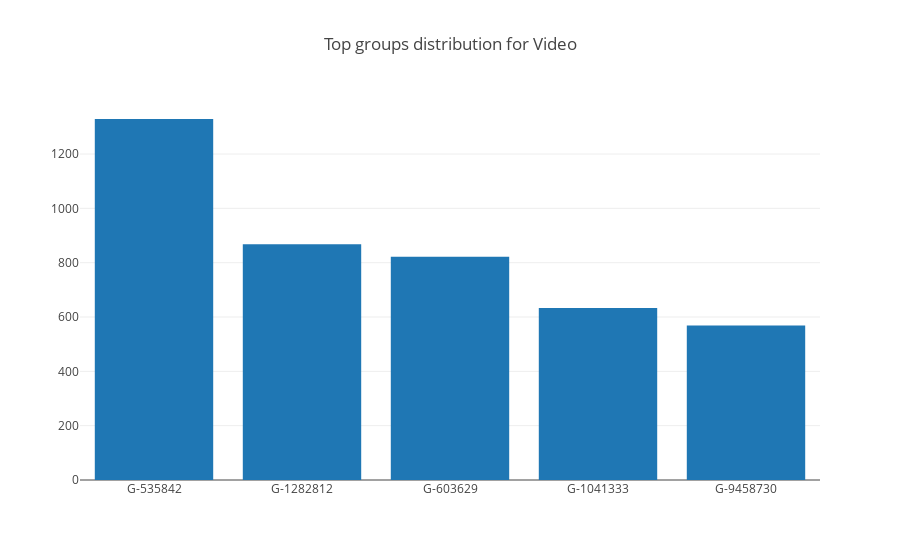
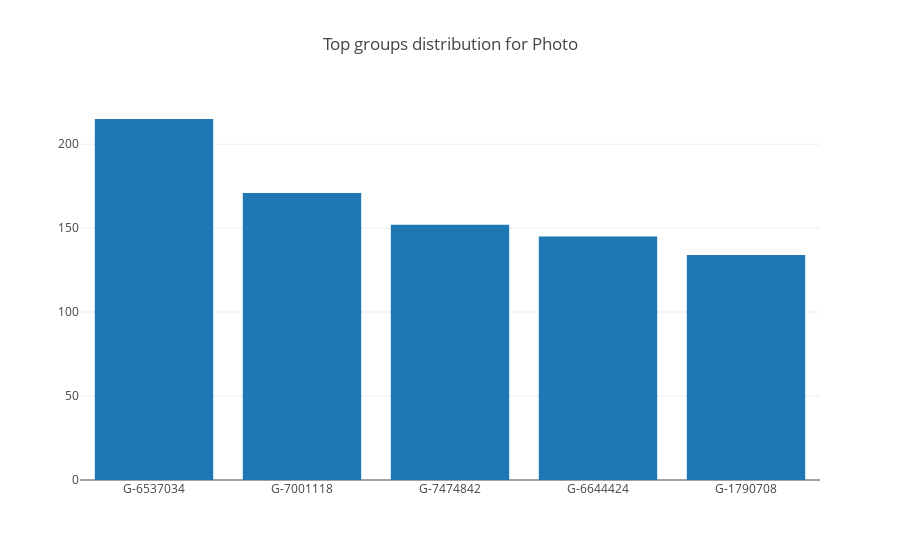
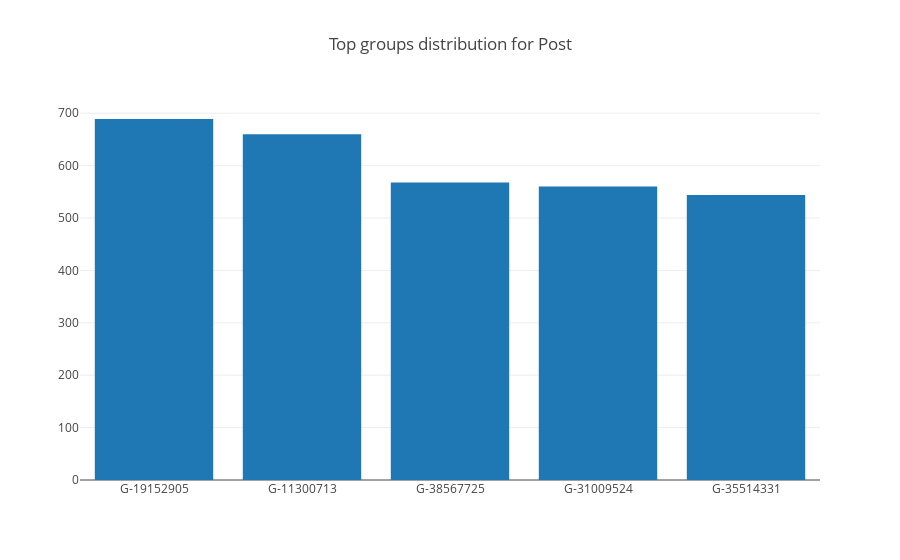

The notebook cell saved with these charts, in order:
### Code cell
top_of_groups.foreach( x => {
    val groups = x(1).asInstanceOf[WrappedArray[Integer]].map(x => "G-" + x.toString).toList
    val counts = x(2).asInstanceOf[WrappedArray[Long]].toList
    plot_top_objects("Top groups distribution for " + x(0).toString, groups, counts)
})

### Figure 1 — Plotly figure (JSON) as saved in the notebook; plotly's stock layout.template omitted (floating-point values rounded to 4 significant figures)
{"data": [{"type": "bar", "x": ["G-535842", "G-1282812", "G-603629", "G-1041333", "G-9458730"], "y": [1329, 868, 822, 633, 569]}], "layout": {"title": "Top groups distribution for Video"}}

### Figure 2 — Plotly figure (JSON) as saved in the notebook; plotly's stock layout.template omitted (floating-point values rounded to 4 significant figures)
{"data": [{"type": "bar", "x": ["G-6537034", "G-7001118", "G-7474842", "G-6644424", "G-1790708"], "y": [215, 171, 152, 145, 134]}], "layout": {"title": "Top groups distribution for Photo"}}

### Figure 3 — Plotly figure (JSON) as saved in the notebook; plotly's stock layout.template omitted (floating-point values rounded to 4 significant figures)
{"data": [{"type": "bar", "x": ["G-19152905", "G-11300713", "G-38567725", "G-31009524", "G-35514331"], "y": [689, 660, 568, 560, 544]}], "layout": {"title": "Top groups distribution for Post"}}
